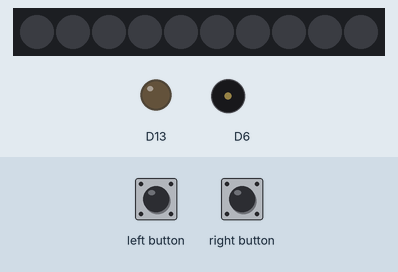
Simulated run of this sketch. Board: Adafruit Circuit Playground Express. On the bench: 10 RGB LEDs in strip order, left to right, output pins drawn as LEDs (lit = HIGH), buzzer (waves = sounding). Inputs (shaded band) come from the test bench. Dim RGB values are drawn brighter than linear.

Above: at 1.2 s.
1.3 s: right button pressed for 0.15 s
At 4.35 s:
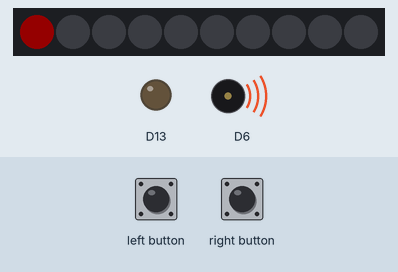
4.4 s: left button pressed for 0.15 s
At 4.7 s:
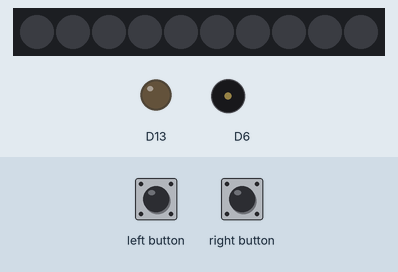
6.0 s: right button pressed for 1 s
At 9.4 s:
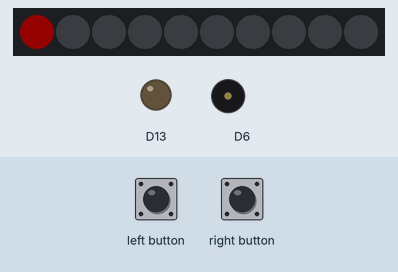
10.0 s: left button pressed for 3.2 s
At 11.55 s:
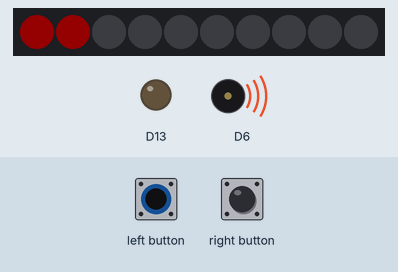
Timing chart, 0 to 13.1 s (numbered marks = the images above; inputs shaded):
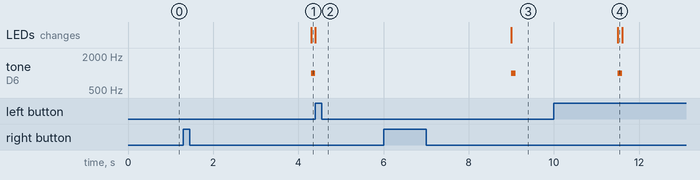

Measured:
- after the input at 1.3 s, tone on D6: silent → 1000 Hz after 3.0 s; the LEDs: change after 3.0 s (image 1)
- after the input at 4.4 s, the LEDs: change at once (image 2)
- after the input at 6.0 s, tone on D6: silent → 1000 Hz after 3.0 s, → silent 0.10 s later; the LEDs: change after 3.0 s (image 3)
- after the input at 10.0 s, tone on D6: goes on until 11.6 s, then stays silent

The sketch:

ticking_time_toy_final_ish_code.ino
```cpp
#include <Adafruit_CircuitPlayground.h>


void setup() {
  Serial.begin(9600);
  CircuitPlayground.begin();


}

void loop() {

  float x = 30000;

  // Turn on the NeoPixels one at a time, waiting DT each time
  if (CircuitPlayground.rightButton()) {
    for (int p = 0; p < 10; p++) {

      //calculate DT
      float DT = x / 10 ;
      delay(DT);
      CircuitPlayground.setPixelColor(p, 255, 0, 0);
      CircuitPlayground.playTone(1000, 100);
      //x gets smaller
      x = x * 0.8 ;

      if (p == 9) {
        p = 0;
        CircuitPlayground.clearPixels();
      }

      if (CircuitPlayground.leftButton()) {
        break;
      }
    }
  }
  CircuitPlayground.clearPixels();
}
```
